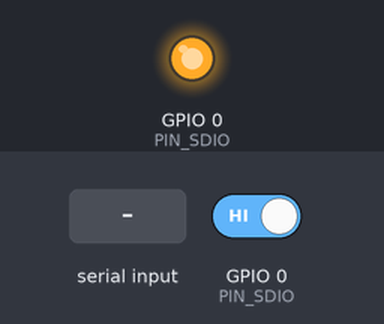
Simulated run of this sketch. Board: ESP32. Parts: output pins drawn as LEDs (lit = HIGH). The test bench sets the inputs (shaded band); at power-on: GPIO 0 (PIN_SDIO) HIGH. Pins used as bus, display or sensor lines are not drawn; what the sketch prints to the serial monitor is not drawn.

Above: at 2.4 s.
2.5 s: "reset" received over Serial
At 3.63 s:
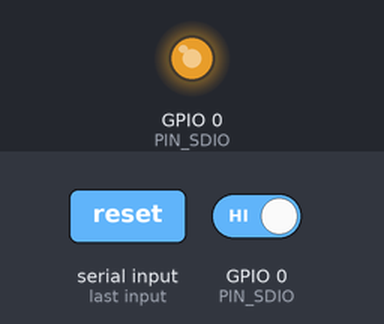
5.3 s: GPIO 0 (PIN_SDIO) driven LOW
At 5.8 s:
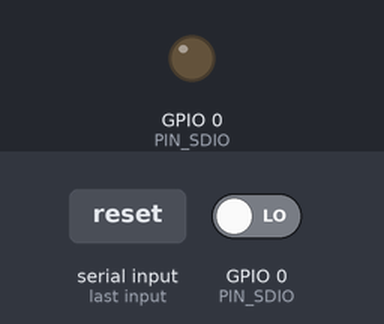
7.4 s: "reset" received over Serial
At 8.69 s:
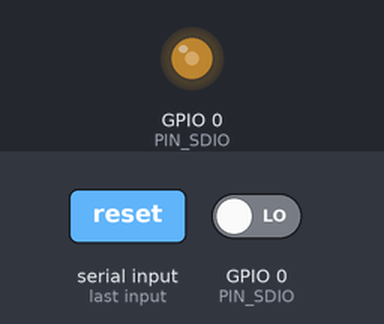
10.1 s: GPIO 0 (PIN_SDIO) driven HIGH
At 10.6 s:
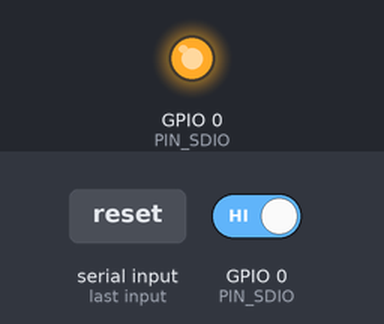
Timing chart, 0 to 12.6 s (numbered marks = the images above; inputs shaded):
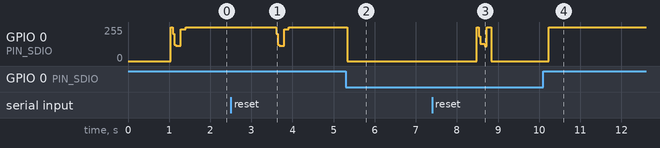

The sketch:

rp2040_pmw3610_test.ino
```cpp
#include "pmw3610.h"

#define PIN_SDIO 0
#define PIN_SCLK 1
#define PIN_MOTION 28


#define BIT(i) (1 << i)
#define TOINT16(val, bits) (((struct { int16_t value : bits; }){val}).value)

static uint8_t reg_read(uint8_t reg_address) {
    pinMode(PIN_SDIO, OUTPUT);
    for (int8_t i = 7; i >= 0; i--) {
        digitalWrite(PIN_SCLK, 0);
        digitalWrite(PIN_SDIO, reg_address & BIT(i));
        delayMicroseconds(1);
        digitalWrite(PIN_SCLK, 1);
        delayMicroseconds(1);
    }
    pinMode(PIN_SDIO, INPUT);
    delayMicroseconds(T_SRAD);
    uint8_t r = 0;
    for (int8_t i = 7; i >= 0; i--) {
        digitalWrite(PIN_SCLK, 0);
        delayMicroseconds(1);
        digitalWrite(PIN_SCLK, 1);
        delayMicroseconds(1);
        r |= digitalRead(PIN_SDIO) << i;
    }
    delayMicroseconds(10);
    return r;
}


void _reg_write(uint8_t reg_address, uint8_t data) {
    reg_address |= PMW3610_WRITE_BIT;

    pinMode(PIN_SDIO, OUTPUT);
    for (int8_t i = 7; i >= 0; i--) {
        digitalWrite(PIN_SCLK, 0);
        digitalWrite(PIN_SDIO, reg_address & BIT(i));
        delayMicroseconds(1);
        digitalWrite(PIN_SCLK, 1);
        delayMicroseconds(1);
    }
    for (int8_t i = 7; i >= 0; i--) {
        digitalWrite(PIN_SCLK, 0);
        digitalWrite(PIN_SDIO, data & BIT(i));
        delayMicroseconds(1);
        digitalWrite(PIN_SCLK, 1);
        delayMicroseconds(1);
    }
    delayMicroseconds(T_SCLK_NCS_WR);
    delayMicroseconds(T_SWX);
}

void reg_write(uint8_t reg_address, uint8_t data) {
    _reg_write(PMW3610_REG_SPI_CLK_ON_REQ, PMW3610_SPI_CLOCK_CMD_ENABLE);
    _reg_write(reg_address, data);
    _reg_write(PMW3610_REG_SPI_CLK_ON_REQ, PMW3610_SPI_CLOCK_CMD_DISABLE);
}

void set_cpi(uint32_t cpi) {
    uint8_t value = cpi / 200;
    reg_write(PMW3610_REG_SPI_PAGE0, 0xFF);
    reg_write(PMW3610_REG_RES_STEP, value);
    reg_write(PMW3610_REG_SPI_PAGE1, 0x00);
}

void setup() {
    Serial.begin(19200);
    pinMode(PIN_SCLK, OUTPUT);
    pinMode(PIN_SDIO, OUTPUT);
    pinMode(PIN_MOTION, INPUT);

    delay(1000);
    init_pmw3610();
}

void init_pmw3610() {

    Serial.println("Initializing PMW3610");
    reg_write(PMW3610_REG_POWER_UP_RESET, PMW3610_POWERUP_CMD_RESET);

    delay(50);
    reg_write(PMW3610_REG_OBSERVATION, 0x00);

    delay(10);
    uint8_t obs = reg_read(PMW3610_REG_OBSERVATION);
    if ((obs & 0x0F) != 0x0F) {
        Serial.println("observation is wrong");
    }
    for (int i = 0; i < 10; i++) {
      Serial.write("* Product Id = ");
      Serial.println(reg_read(PMW3610_REG_PRODUCT_ID));
      Serial.write("* Revision Id = ");
      Serial.println(reg_read(PMW3610_REG_REVISION_ID));
    }

    reg_write(PMW3610_REG_PERFORMANCE,
              0x0d);  // normal operation, 4ms, 4ms, 4ms
    // Time after which sensor goes from RUN to REST1 mode.
    reg_write(PMW3610_REG_RUN_DOWNSHIFT,
              0x04);  // 128ms (unit: pos-rate (4ms) * 8 = 32ms)
    reg_write(PMW3610_REG_REST1_PERIOD, 0x04);  // 40ms (unit: 10ms)
    reg_write(PMW3610_REG_REST1_DOWNSHIFT,
              0x0f);  // (unit: 16 * Rest1_sample_period (above, 40ms))

    set_cpi(200);

    delay(50);

    reg_read(PMW3610_REG_MOTION);
    reg_read(PMW3610_REG_DELTA_X_L);
    reg_read(PMW3610_REG_DELTA_Y_L);
    reg_read(PMW3610_REG_DELTA_XY_H);
}

void loop() {
  if (Serial.available()) {
    String s = Serial.readString();
    if (s.startsWith("reset")) {
      init_pmw3610();
    }
  }
  uint8_t motion = reg_read(PMW3610_REG_MOTION);
    if (motion & BIT(7)) {
        // raw value
        if (false) {
          Serial.write("Motion = ");
          Serial.println(motion);
          Serial.write("delta_x = ");
          Serial.println(reg_read(PMW3610_REG_DELTA_X_L));
          Serial.write("delta_y = ");
          Serial.println(reg_read(PMW3610_REG_DELTA_Y_L));
          Serial.write("delta_xy = ");
          Serial.println(reg_read(PMW3610_REG_DELTA_XY_H));
        }
        // parsed value
        if (true) {
          uint8_t xl = reg_read(PMW3610_REG_DELTA_X_L);
          uint8_t yl = reg_read(PMW3610_REG_DELTA_Y_L);
          uint8_t xyh = reg_read(PMW3610_REG_DELTA_XY_H);
          int16_t x =
                TOINT16(xl + ((xyh & 0xF0) << 4), 12);
          int16_t y =
                TOINT16(yl + ((xyh & 0x0F) << 8), 12);
          Serial.printf("x = %d y = %d\n", x, y);
        }
    } else {
        Serial.write(".");
    }
    delay(100);
}
```

pmw3610.h
```cpp
// This code is based on https://github.com/inorichi/zmk-pmw3610-driver
#define T_NCS_SCLK 1     /* 120 ns (rounded to 1us) */
#define T_SCLK_NCS_WR 10 /* 10 us */
#define T_SRAD 4         /* 4 us */
#define T_SRAD_MOTBR 4   /* same as T_SRAD */
#define T_SRX 1          /* 250 ns (rounded to 1 us) */
#define T_SWX 30         /* SWW: 30 us, SWR: 20 us */
#define T_BEXIT 1        /* 250 ns (rounded to 1us)*/

/* Sensor registers (addresses) */
#define PMW3610_REG_PRODUCT_ID 0x00
#define PMW3610_REG_REVISION_ID 0x01
#define PMW3610_REG_MOTION 0x02
#define PMW3610_REG_DELTA_X_L 0x03
#define PMW3610_REG_DELTA_Y_L 0x04
#define PMW3610_REG_DELTA_XY_H 0x05
#define PMW3610_REG_SQUAL 0x06
#define PMW3610_REG_SHUTTER_HIGHER 0x07
#define PMW3610_REG_SHUTTER_LOWER 0x08
#define PMW3610_REG_PIX_MAX 0x09
#define PMW3610_REG_PIX_AVG 0x0A
#define PMW3610_REG_PIX_MIN 0x0B

#define PMW3610_REG_CRC0 0x0C
#define PMW3610_REG_CRC1 0x0D
#define PMW3610_REG_CRC2 0x0E
#define PMW3610_REG_CRC3 0x0F
#define PMW3610_REG_SELF_TEST 0x10

#define PMW3610_REG_PERFORMANCE 0x11
#define PMW3610_REG_MOTION_BURST 0x12

#define PMW3610_REG_RUN_DOWNSHIFT 0x1B
#define PMW3610_REG_REST1_PERIOD 0x1C
#define PMW3610_REG_REST1_DOWNSHIFT 0x1D
#define PMW3610_REG_REST2_PERIOD 0x1E
#define PMW3610_REG_REST2_DOWNSHIFT 0x1F
#define PMW3610_REG_REST3_PERIOD 0x20
#define PMW3610_REG_OBSERVATION 0x2D

#define PMW3610_REG_PIXEL_GRAB 0x35
#define PMW3610_REG_FRAME_GRAB 0x36

#define PMW3610_REG_POWER_UP_RESET 0x3A
#define PMW3610_REG_SHUTDOWN 0x3B

#define PMW3610_REG_SPI_CLK_ON_REQ 0x41
#define PMW3610_REG_RES_STEP 0x85

#define PMW3610_REG_NOT_REV_ID 0x3E
#define PMW3610_REG_NOT_PROD_ID 0x3F

#define PMW3610_REG_PRBS_TEST_CTL 0x47
#define PMW3610_REG_SPI_PAGE0 0x7F
#define PMW3610_REG_VCSEL_CTL 0x9E
#define PMW3610_REG_LSR_CONTROL 0x9F
#define PMW3610_REG_SPI_PAGE1 0xFF

/* Sensor identification values */
#define PMW3610_PRODUCT_ID 0x3E

/* Power-up register commands */
#define PMW3610_POWERUP_CMD_RESET 0x5A
#define PMW3610_POWERUP_CMD_WAKEUP 0x96

/* spi clock enable/disable commands */
#define PMW3610_SPI_CLOCK_CMD_ENABLE 0xBA
#define PMW3610_SPI_CLOCK_CMD_DISABLE 0xB5

/* write command bit position */
// #define BIT(i) (1 << i)
#define PMW3610_WRITE_BIT BIT(7)
```

Measured:
- after the input at 2.5 s, GPIO 0 (PIN_SDIO): 255/255 → 115/255 after 1.1 s, → 237/255 0.19 s later, → 255/255 0.12 s later
- after the input at 5.3 s, GPIO 0 (PIN_SDIO): 255/255 → 0/255 at once
- after the input at 7.4 s, GPIO 0 (PIN_SDIO): 0/255 → 128/255 after 1.1 s, → 255/255 0.20 s later, → 0/255 0.15 s later
- after the input at 10.1 s, GPIO 0 (PIN_SDIO): 0/255 → 255/255 after 0.14 s
